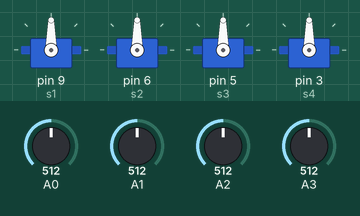
This sketch was run on a simulated Arduino Uno, built with avr-gcc and run on an emulated ATmega328P. Shown: 4 × servo. Inputs (shaded band) come from the test bench; at power-on: A0 = 512, A1 = 512, A2 = 512, A3 = 512.

Above: at 1.2 s.
1.3 s: A0 set to 716
At 1.8 s:
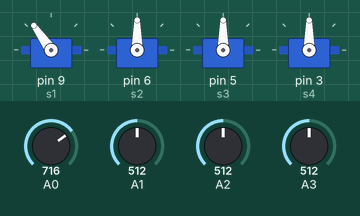
2.8 s: A1 set to 716
At 4.0 s:
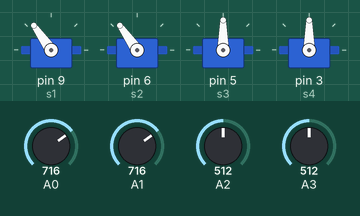
4.3 s: A2 set to 716
At 5.3 s:
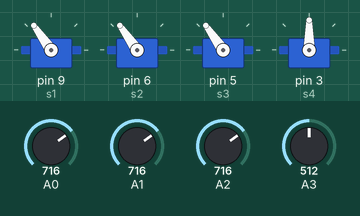
5.8 s: A3 set to 716
At 6.4 s:
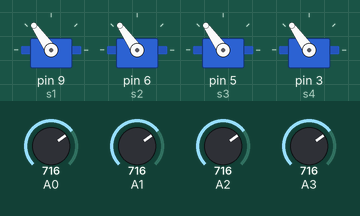
7.3 s: A0 set to 992
At 7.6 s:
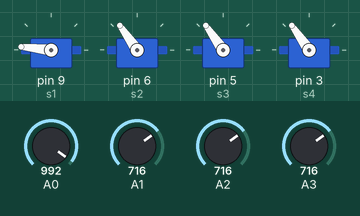
8.8 s: A1 set to 992
At 9.9 s:
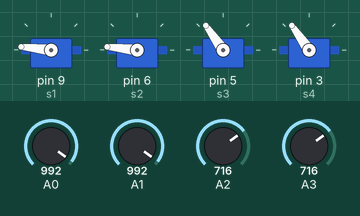
Timing chart, 0 to 11.3 s (numbered marks = the images above; inputs shaded):
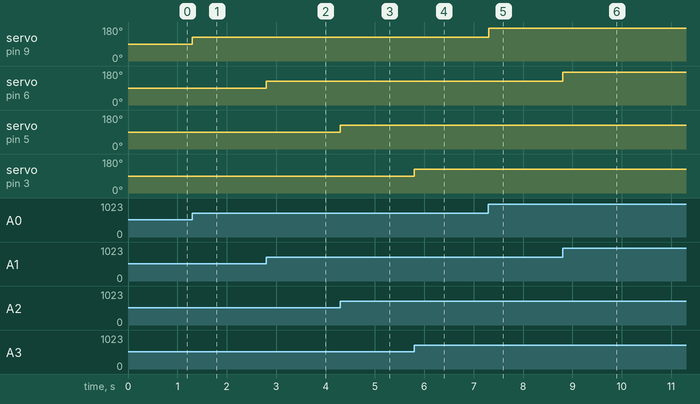

Measured:
- after the input at 1.3 s, servo on pin 9 (s1): 90° → 125° at once
- after the input at 2.8 s, servo on pin 6 (s2): 90° → 125° at once
- after the input at 4.3 s, servo on pin 5 (s3): 90° → 125° at once
- after the input at 5.8 s, servo on pin 3 (s4): 90° → 125° at once
- after the input at 7.3 s, servo on pin 9 (s1): 125° → 174° at once
- after the input at 8.8 s, servo on pin 6 (s2): 125° → 174° at once

The sketch:

soal2.ino
```cpp
#include <Servo.h>
int p1;
int p2;
int p3;
int p4;

Servo s1;
Servo s2;
Servo s3;
Servo s4;

int sudut(int x){
 return map(x, 0, 1023, 0, 180);
}

void setup() {
  pinMode(A0, INPUT);
  s1.attach(9);

  pinMode(A1, INPUT);
  s2.attach(6);

  pinMode(A2, INPUT);
  s3.attach(5);

  pinMode(A3, INPUT);
  s4.attach(3);
}

void loop(){
  int nilai1 = analogRead(A0);
  int sudut1 = sudut(nilai1);

  int nilai2 = analogRead(A1);
  int sudut2 = sudut(nilai2);

  int nilai3 = analogRead(A2);
  int sudut3 = sudut(nilai3);

  int nilai4 = analogRead(A3);
  int sudut4 = sudut(nilai4);

  s1.write(sudut1);
  s2.write(sudut2);
  s3.write(sudut3);
  s4.write(sudut4);

}
```
